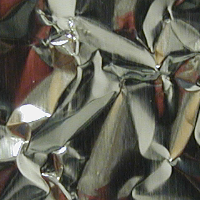
#> input picture client/datasets/aluminium_foil/15a-scale_2_im_10_col.png, 200 x 200 px, found by its file name; its folder holds only this picture in this run
$ python extraction.py
#> lines starting #> are read from the running program, lines starting #| are printed output that depends on the picture
### descriptors.py
from BiT import bio_taxo

def bitdesc(data):
    all_stat = bio_taxo(data)
    return all_stat

### extraction.py
import numpy as np
import os
from descriptors import bitdesc
import cv2

# Define base path to your dataset
base_path = "../Grp_461_Labo2_AZOUMA_Kokou_Elisee/datasets/"

def main():
    listOfCharacteristics = []
    print("Commencer l'extraction des caractéristiques...")

    # Get list of directories (image classes) in the base path
    classes = os.listdir(base_path)

    for img_class in classes:
        class_path = os.path.join(base_path, img_class)
        for filename in os.listdir(class_path):
            img_name = os.path.join(class_path, filename)
            img = cv2.imread(img_name, 0)  # Read image in grayscale (0)
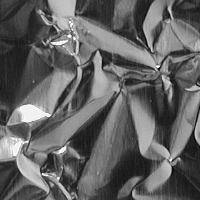
#> img: shape (200, 200); min 2, max 255, mean 98.4

            if img is None:
                print(f"Erreur: impossible de lire l'image à {img_name}.")
            else:
                features = bitdesc(img) + [img_class] + [img_name]
                listOfCharacteristics.append(features)

    final_array = np.array(listOfCharacteristics)
    np.save('./offline_db/signature.npy', final_array)
    print("Extraction des caractéristiques terminée")

if __name__ == "__main__":
    main()
#> (the call stopped at in bitdesc, `all_stat = bio_taxo(data)`: BiT is not available in this run)

$ run again, on client/datasets/corduroy/42a-scale_10_im_11_col.png
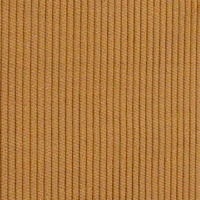
#> input picture client/datasets/corduroy/42a-scale_10_im_11_col.png, 200 x 200 px, found by its file name
#> in main, `img = cv2.imread(img_name, 0)`:
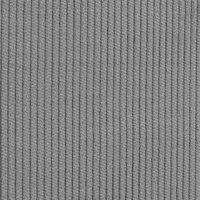
#> img: shape (200, 200); min 64, max 177, mean 130

$ run again, on client/datasets/aluminium_foil/15a-scale_2_im_12_col.png
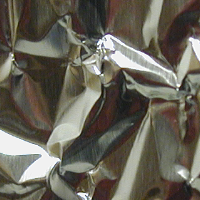
#> input picture client/datasets/aluminium_foil/15a-scale_2_im_12_col.png, 200 x 200 px, found by its file name
#> in main, `img = cv2.imread(img_name, 0)`:
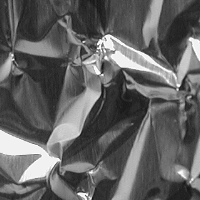
#> img: shape (200, 200); min 10, max 255, mean 98.7
